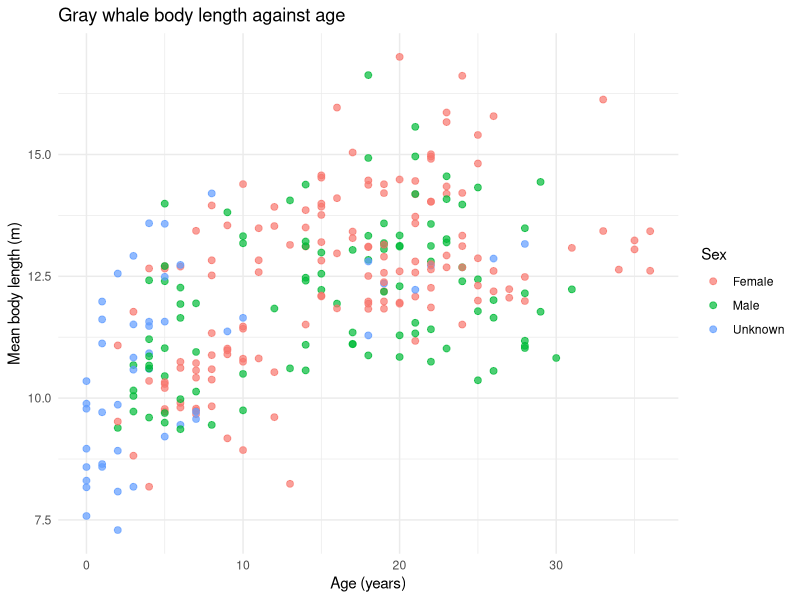
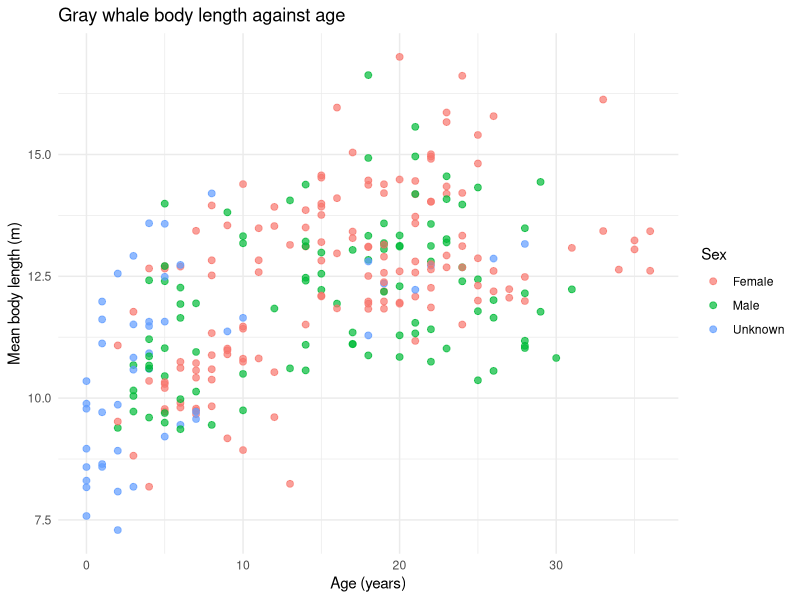

R code for these plots, in order:
## 03_make_figure.R ##
# Input:  data/clean/whales_clean.csv
# Output: output/figure_length_vs_age.png

library(tidyverse)
library(here)

whales_clean <- read_csv(here("data", "clean", "whales_clean.csv"))

# Calculate one value per whale per year.

# Taking the mean per whale and year gives each whale the same weight.
whales_summary <- whales_clean |>
  group_by(whale_id, sex, age, year) |>
  summarise(mean_length_m = mean(length_m), .groups = "drop")

# Make the figure
fig_length_age <- ggplot(whales_summary,
                         aes(x = age, y = mean_length_m, colour = sex)) +
  geom_point(alpha = 0.7, size = 2) +
  labs(x = "Age (years)",
       y = "Mean body length (m)",
       colour = "Sex",
       title = "Gray whale body length against age") +
  theme_minimal()

plot(fig_length_age)

# Save the figure as a file
dir.create(here("output"), showWarnings = FALSE)
ggsave(here("output", "figure_length_vs_age.png"),
       fig_length_age, width = 7, height = 5, dpi = 300)
